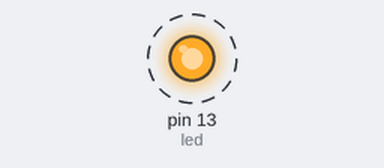
A sketch run on a simulated Arduino Uno, built with avr-gcc and run on an emulated ATmega328P. Parts: output pins drawn as LEDs (lit = HIGH). Dashed ring = blinking.

Above: at 0.1 s.
Timing chart, 0 to 3.0 s (numbered marks = the images above):
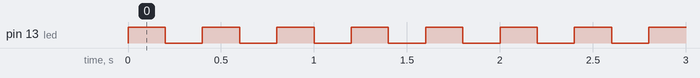

The sketch:

P5_ControlLed.ino
```cpp
int led =13;
void setup() {
  pinMode(led,OUTPUT);
}
void loop() {
  digitalWrite(led,1);
  delay(200);
  digitalWrite(led,0);
  delay(200);


}
```

Measured:
- by itself, pin 13 (led): alternates HIGH for 0.20 s and LOW for 0.20 s
